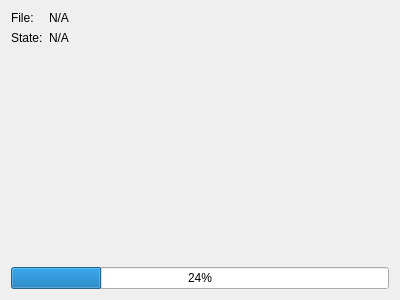
<?xml version="1.0" encoding="UTF-8"?>
<ui version="4.0">
 <class>FileCCDWidget</class>
 <widget class="QWidget" name="FileCCDWidget">
  <property name="geometry">
   <rect>
    <x>0</x>
    <y>0</y>
    <width>400</width>
    <height>300</height>
   </rect>
  </property>
  <property name="windowTitle">
   <string>Form</string>
  </property>
  <layout class="QVBoxLayout" name="verticalLayout_2">
   <item>
    <layout class="QVBoxLayout" name="verticalLayout">
     <item>
      <layout class="QFormLayout" name="formLayout">
       <item row="0" column="0">
        <widget class="QLabel" name="label_3">
         <property name="text">
          <string>File:</string>
         </property>
        </widget>
       </item>
       <item row="1" column="0">
        <widget class="QLabel" name="label_4">
         <property name="text">
          <string>State:</string>
         </property>
        </widget>
       </item>
       <item row="1" column="1">
        <widget class="QLabel" name="label_state">
         <property name="text">
          <string>N/A</string>
         </property>
        </widget>
       </item>
       <item row="0" column="1">
        <widget class="QLabel" name="label_name">
         <property name="text">
          <string>N/A</string>
         </property>
        </widget>
       </item>
      </layout>
     </item>
     <item>
      <widget class="QProgressBar" name="progressBar">
       <property name="value">
        <number>24</number>
       </property>
      </widget>
     </item>
    </layout>
   </item>
  </layout>
 </widget>
 <resources/>
 <connections/>
</ui>
